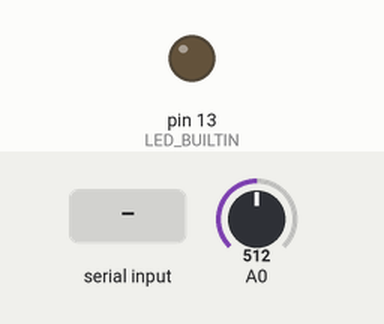
Bench run of a sketch on a simulated Arduino Uno, built with avr-gcc and run on an emulated ATmega328P. Parts: output pins drawn as LEDs (lit = HIGH). The inputs (shaded band) are chosen by the test bench; at power-on: A0 = 512. What the sketch prints to the serial monitor is not drawn.

Above: at 1.2 s.
1.3 s: byte 1 (1) received over Serial
At 2.0 s:
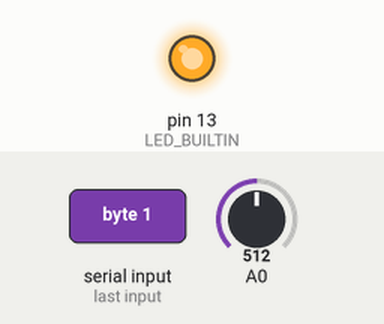
4.5 s: "1" received over Serial
At 5.6 s:
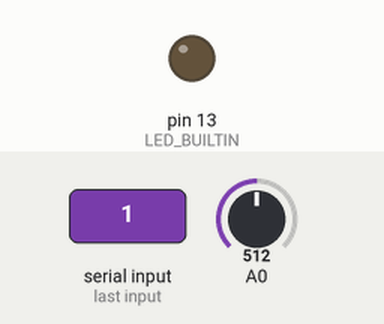
Timing chart, 0 to 7.5 s (numbered marks = the images above; inputs shaded):
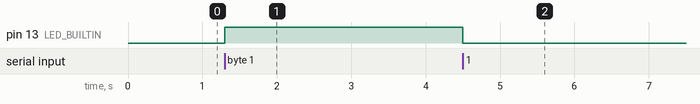

The sketch:

processing.ino
```cpp
//Clayton Samson
//YouTube Video Link: https://youtu.be/imPIlaluQDg

int incomingByte; //var to store incoming serial data

void setup() {
  Serial.begin(9600);
  // initialize digital pin LED_BUILTIN as an output.
  pinMode(LED_BUILTIN, OUTPUT);
}

void loop() {
  int potentiometer = analogRead(A0);
  int mappedPort = map(potentiometer, 0, 1023, 0, 255);
  Serial.write(mappedPort);
  delay(1);

  if(Serial.available() > 0){
    incomingByte = Serial.read();
    if(incomingByte == 1){
      digitalWrite(LED_BUILTIN, HIGH);
    }
    else{
      digitalWrite(LED_BUILTIN, LOW);
    }
  }
}
```

Measured:
- after the input at 1.3 s, pin 13 (LED_BUILTIN): LOW → HIGH at once
- after the input at 4.5 s, pin 13 (LED_BUILTIN): HIGH → LOW at once
